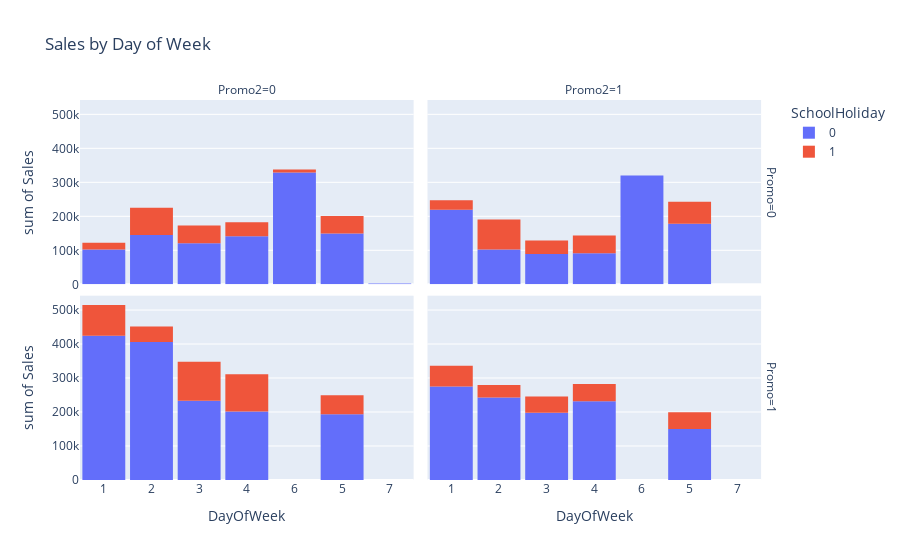

Source (notebook cell):
### Code cell
fig = px.histogram(merged_sample_df[merged_sample_df.Open == 1], 
                   x='DayOfWeek',
                   y='Sales',
                   color='SchoolHoliday',
                   facet_row='Promo',
                   facet_col='Promo2',
                   title='Sales by Day of Week')
fig.update_xaxes(type='category')
fig.update_layout(bargap=0.1)
fig.show()

### Figure 1 — Plotly figure (JSON) as saved in the notebook; plotly's stock layout.template omitted (floating-point values rounded to 4 significant figures; data arrays with more than 128 entries replaced by an {"elided": "..."} marker saying what was removed)
{"data": [{"alignmentgroup": "True", "bingroup": "x", "histfunc": "sum", "hovertemplate": "SchoolHoliday=0<br>Promo=0<br>Promo2=0<br>DayOfWeek=%{x}<br>sum of Sales=%{y}<extra></extra>", "legendgroup": "0", "marker": {"color": "#636efa", "pattern": {"shape": ""}}, "name": "0", "offsetgroup": "0", "orientation": "v", "showlegend": true, "type": "histogram", "x": {"elided": "169 int values"}, "xaxis": "x3", "y": {"elided": "169 int values"}, "yaxis": "y3"}, {"alignmentgroup": "True", "bingroup": "x", "histfunc": "sum", "hovertemplate": "SchoolHoliday=0<br>Promo=0<br>Promo2=1<br>DayOfWeek=%{x}<br>sum of Sales=%{y}<extra></extra>", "legendgroup": "0", "marker": {"color": "#636efa", "pattern": {"shape": ""}}, "name": "0", "offsetgroup": "0", "orientation": "v", "showlegend": false, "type": "histogram", "x": {"elided": "182 int values"}, "xaxis": "x4", "y": {"elided": "182 int values"}, "yaxis": "y4"}, {"alignmentgroup": "True", "bingroup": "x", "histfunc": "sum", "hovertemplate": "SchoolHoliday=0<br>Promo=1<br>Promo2=0<br>DayOfWeek=%{x}<br>sum of Sales=%{y}<extra></extra>", "legendgroup": "0", "marker": {"color": "#636efa", "pattern": {"shape": ""}}, "name": "0", "offsetgroup": "0", "orientation": "v", "showlegend": false, "type": "histogram", "x": {"elided": "164 int values"}, "xaxis": "x", "y": {"elided": "164 int values"}, "yaxis": "y"}, {"alignmentgroup": "True", "bingroup": "x", "histfunc": "sum", "hovertemplate": "SchoolHoliday=0<br>Promo=1<br>Promo2=1<br>DayOfWeek=%{x}<br>sum of Sales=%{y}<extra></extra>", "legendgroup": "0", "marker": {"color": "#636efa", "pattern": {"shape": ""}}, "name": "0", "offsetgroup": "0", "orientation": "v", "showlegend": false, "type": "histogram", "x": {"elided": "147 int values"}, "xaxis": "x2", "y": {"elided": "147 int values"}, "yaxis": "y2"}, {"alignmentgroup": "True", "bingroup": "x", "histfunc": "sum", "hovertemplate": "SchoolHoliday=1<br>Promo=0<br>Promo2=0<br>DayOfWeek=%{x}<br>sum of Sales=%{y}<extra></extra>", "legendgroup": "1", "marker": {"color": "#EF553B", "pattern": {"shape": ""}}, "name": "1", "offsetgroup": "1", "orientation": "v", "showlegend": true, "type": "histogram", "x": [2, 3, 2, 4, 4, 5, 5, 3, 2, 3, 4, 3, 2, 6, 5, 2, 2, 2, 5, 3, 3, 4, 4, 2, 2, 5, 2, 2, 2, 6, 3, 1, 4, 5, 5, 5], "xaxis": "x3", "y": [11441, 5192, 10543, 8149, 5779, 5368, 7476, 6324, 7303, 10865, 6724, 4844, 4027, 3862, 2784, 3624, 14479, 2655, 6929, 10449, 10274, 8877, 5109, 7384, 6667, 5356, 3272, 5671, 3215, 4684, 4481, 19336, 6782, 6294, 6950, 9890], "yaxis": "y3"}, {"alignmentgroup": "True", "bingroup": "x", "histfunc": "sum", "hovertemplate": "SchoolHoliday=1<br>Promo=0<br>Promo2=1<br>DayOfWeek=%{x}<br>sum of Sales=%{y}<extra></extra>", "legendgroup": "1", "marker": {"color": "#EF553B", "pattern": {"shape": ""}}, "name": "1", "offsetgroup": "1", "orientation": "v", "showlegend": false, "type": "histogram", "x": [3, 5, 2, 1, 3, 4, 5, 2, 4, 3, 2, 3, 2, 4, 2, 1, 2, 1, 5, 2, 2, 4, 4, 4, 4, 5, 4, 5, 5, 5, 3, 5, 5, 2, 2, 1, 1, 3, 2, 3, 4, 3, 4, 2, 1, 5, 5], "xaxis": "x4", "y": [7409, 8175, 6901, 5426, 5409, 3398, 8318, 5451, 6161, 5509, 9735, 4891, 5884, 4808, 4647, 3863, 5117, 6301, 4416, 7113, 4636, 6286, 5564, 4549, 3342, 5100, 7454, 4995, 5673, 4253, 4150, 8799, 3958, 10472, 11211, 2540, 5699, 3819, 2789, 4689, 5651, 4126, 5066, 13764, 4238, 4421, 6390], "yaxis": "y4"}, {"alignmentgroup": "True", "bingroup": "x", "histfunc": "sum", "hovertemplate": "SchoolHoliday=1<br>Promo=1<br>Promo2=0<br>DayOfWeek=%{x}<br>sum of Sales=%{y}<extra></extra>", "legendgroup": "1", "marker": {"color": "#EF553B", "pattern": {"shape": ""}}, "name": "1", "offsetgroup": "1", "orientation": "v", "showlegend": false, "type": "histogram", "x": [1, 4, 1, 4, 2, 1, 3, 2, 2, 3, 3, 5, 1, 2, 2, 3, 3, 3, 4, 4, 2, 3, 5, 3, 3, 3, 4, 4, 1, 5, 5, 1, 5, 4, 3, 4, 3, 4, 4, 1, 5, 4, 4, 1, 1], "xaxis": "x", "y": [8189, 15956, 10112, 4477, 6064, 14388, 4998, 9338, 6788, 10873, 13487, 5074, 5969, 6527, 10464, 9827, 11138, 6158, 5086, 7069, 6929, 6816, 12421, 8833, 4865, 9156, 9037, 8334, 10087, 11089, 3330, 7118, 12925, 14679, 8855, 10306, 19565, 7140, 8548, 7748, 11621, 10205, 8252, 14248, 12691], "yaxis": "y"}, {"alignmentgroup": "True", "bingroup": "x", "histfunc": "sum", "hovertemplate": "SchoolHoliday=1<br>Promo=1<br>Promo2=1<br>DayOfWeek=%{x}<br>sum of Sales=%{y}<extra></extra>", "legendgroup": "1", "marker": {"color": "#EF553B", "pattern": {"shape": ""}}, "name": "1", "offsetgroup": "1", "orientation": "v", "showlegend": false, "type": "histogram", "x": [2, 5, 1, 3, 1, 1, 2, 5, 4, 2, 4, 1, 1, 4, 1, 5, 4, 3, 4, 4, 2, 4, 3, 3, 2, 5, 5, 5, 3, 5, 5, 3, 3], "xaxis": "x2", "y": [7813, 6915, 14649, 5256, 10445, 14008, 5263, 4853, 8409, 10845, 6074, 7741, 5463, 7391, 9053, 4838, 5029, 6716, 9673, 8816, 8862, 4775, 6426, 8797, 3984, 5240, 7215, 5182, 7996, 7144, 7261, 8555, 4061], "yaxis": "y2"}], "layout": {"annotations": [{"font": {}, "showarrow": false, "text": "Promo2=0", "x": 0.24, "xanchor": "center", "xref": "paper", "y": 1, "yanchor": "bottom", "yref": "paper"}, {"font": {}, "showarrow": false, "text": "Promo2=1", "x": 0.74, "xanchor": "center", "xref": "paper", "y": 1, "yanchor": "bottom", "yref": "paper"}, {"font": {}, "showarrow": false, "text": "Promo=1", "textangle": 90, "x": 0.98, "xanchor": "left", "xref": "paper", "y": 0.2425, "yanchor": "middle", "yref": "paper"}, {"font": {}, "showarrow": false, "text": "Promo=0", "textangle": 90, "x": 0.98, "xanchor": "left", "xref": "paper", "y": 0.7575, "yanchor": "middle", "yref": "paper"}], "bargap": 0.1, "barmode": "relative", "legend": {"title": {"text": "SchoolHoliday"}, "tracegroupgap": 0}, "title": {"text": "Sales by Day of Week"}, "xaxis": {"anchor": "y", "domain": [0, 0.48], "title": {"text": "DayOfWeek"}, "type": "category"}, "xaxis2": {"anchor": "y2", "domain": [0.5, 0.98], "matches": "x", "title": {"text": "DayOfWeek"}, "type": "category"}, "xaxis3": {"anchor": "y3", "domain": [0, 0.48], "matches": "x", "showticklabels": false, "type": "category"}, "xaxis4": {"anchor": "y4", "domain": [0.5, 0.98], "matches": "x", "showticklabels": false, "type": "category"}, "yaxis": {"anchor": "x", "domain": [0, 0.485], "title": {"text": "sum of Sales"}}, "yaxis2": {"anchor": "x2", "domain": [0, 0.485], "matches": "y", "showticklabels": false}, "yaxis3": {"anchor": "x3", "domain": [0.515, 1], "matches": "y", "title": {"text": "sum of Sales"}}, "yaxis4": {"anchor": "x4", "domain": [0.515, 1], "matches": "y", "showticklabels": false}}}
